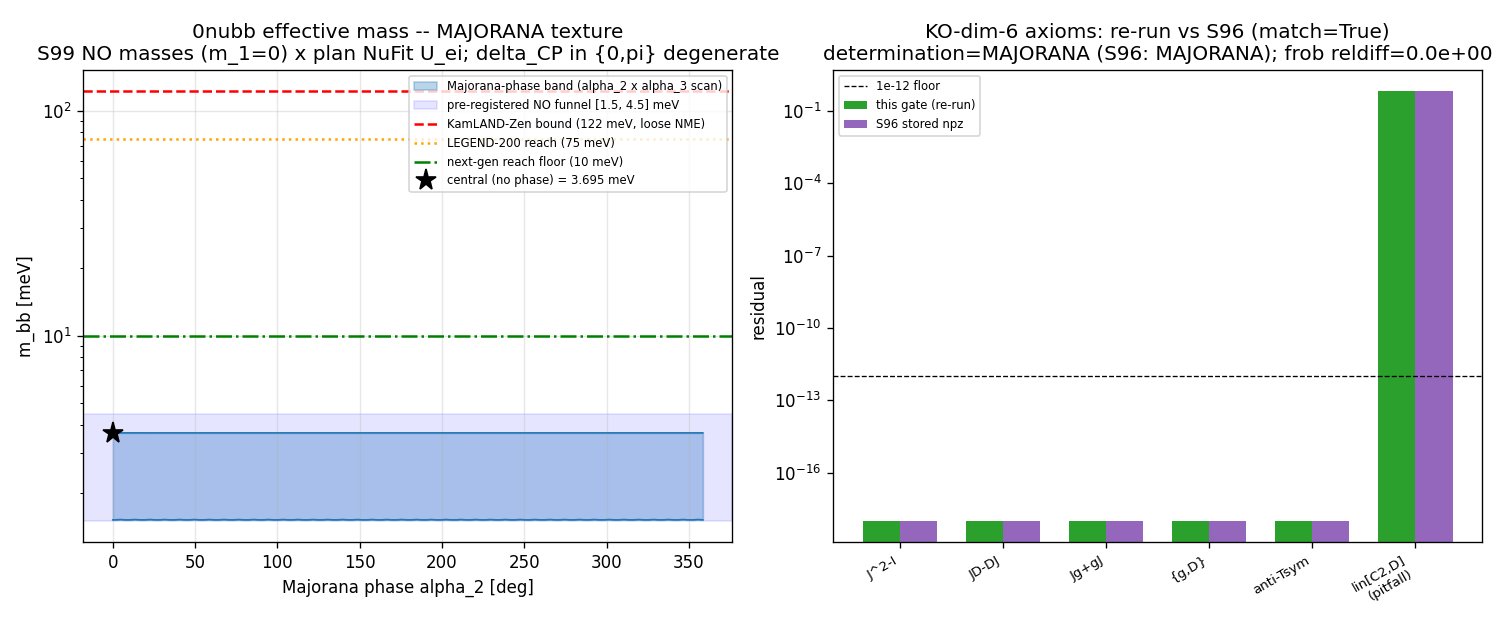

The script that saved this image:
#!/usr/bin/env python3
"""
S100a W5-2 S100a-D5-0NUBB-MAJORANA -- KO-dim-6 Pfaffian Majorana texture -> m_bb vs 0nubb bounds
=================================================================================================

Gate: S100a-D5-0NUBB-MAJORANA ([VERIFY])

Pre-registered threshold (plan sessions/session-plan/session-100a-plan-w5.md, YAML block
"## SS W5-2. S100a-D5-0NUBB-MAJORANA", strict_PASS_boundary + operator):
  PASS: m_bb^{central} < m_betabeta_KamLANDZen (0.122 eV, loose-NME end)  AND
        m_bb^{central} in [1.5e-3, 4.5e-3] eV  (NO funnel, m_1 = 0)
  FAIL: m_bb^{central} > m_betabeta_KamLANDZen (substrate Majorana texture already excluded)
  INFO: DIRAC determination (m_bb = NULL, lepton number conserved -- definite structural
        result), or a material NEW qualification on the m_bb value half.

Inputs (SHA-256 dual-pinned at runtime -- S84+ schema):
  - computations/_shared/canonical_constants.py
  - computations/session-99/s99_w3_seesaw_summnu.npz       (Route-A hierarchical m_i, M_R, NO)
  - computations/session-84/s84_spectrum_cache_L12_tau019.npz  (L12 cache cross-check, (0,0) sector)
  - computations/session-96/s96_matter_0nubb.npz           (S96 KO-dim-6 determination cross-check)
  - script bytes (feeds BOTH audit_sha256 and content_sha256)

Output 4-tuple:
  (value=<determination+m_bb+band+bounds>, scheme=KO-dim-6-Pfaffian-Majorana-on-H_K+_
   S99-oscillation-anchored-m_i-RouteA, convention=ABSOLUTE, L_max=12)

Classification: PARTICLE

METHODOLOGY
-----------
PART 1 RE-USES the S96-MATTER-0NUBB machinery (computations/session-96/s96_matter_0nubb.py;
FULL physical Cl(8)/KO-dim-6 build via dirac_spectrum, NOT a SCHEMATIC helper): canonical
Cl(8) gammas, corrected charge conjugation C2 = g1 g3 g5 g7, particle-hole C1 = g2 g4 g6 g8,
chirality g9, bare finite Dirac D_F = i*Omega on the (0,0) singlet at tau_fold; KO-dim-6
axioms on the conjugate-doubled C^32 (J^2=+1, JD=DJ, Jg=-gJ); (1,1,0) SM-singlet
identification via so(8) Cartan weights; Majorana-vs-Dirac DETERMINATION on representation
content (J-self-conjugate singlet within its chirality, zero opposite-chirality Dirac
partners, non-obstructed H_F+ Majorana block). Every PART-1 output is cross-checked against
the stored s96_matter_0nubb.npz values (the determination is DEFINITE either way).

PART 2 (the NEW content vs S96): m_bb = |sum_i U_ei^2 m_i| with the S99 OSCILLATION-ANCHORED
hierarchical masses m_i = [0, 0.0086776, 0.0495278] eV (normal ordering, m_1 = 0, from
s99_w3_seesaw_summnu.npz) -- NOT the S96 W4-2 raw quasi-degenerate M_KK-unit magnitudes and
NOT the W4-2 framework U_ei (whose angles do not fit NuFit; the W4-2 INFO caveat). This is
the clean Route-A: the PMNS electron-row U_ei are LABORATORY-IN inputs pinned from the plan's
NuFit-6.0 NO values sin^2(th12)=0.307, sin^2(th13)=0.0220 (ABSENT from canonical_constants
per the plan-freeze list_constants check -> pinned in-script as # (local) per the plan
Input-SHA-Ledger note). delta_CP in {0,pi} is substrate-forced ([J,D_K]=0 => M_R real);
both values give the IDENTICAL m_bb (e^{-2i*delta} = 1 at delta = 0 and pi) -- verified.
Majorana phases alpha_2, alpha_3 are scanned on the pre-registered 240 x 40 grid (step
2pi/240 x 2pi/40, diagnostic band bracket); the central no-phase value is the primary
deterministic observable (no-cancellation positive sum => funnel UPPER edge).

SCOPE PIN (load-bearing, from the plan): this gate supplies the OBSERVABLE leg of the D5
Majorana-vs-Dirac discriminator ONLY. Capstone 7.3 D5 STATUS stays `unreconciled` regardless
of this verdict; the "no-seesaw"-vs-Majorana-M_R prose adjudication is a workshop question;
the m_bb falsifier-master-inventory row routes to mack-cosmic-bridge as SOLE WRITER at
session close. Cross-gate caveat (W5-1 closed INFO): the m_i absolute scale is oscillation-
anchored with residual-Dirac-scale-normalization-IRREDUCIBLE (track_B 0.9) -- m_bb is a
prediction CONDITIONAL on the measured Delta-m^2 (+ substrate NO, m_1=0, Majorana texture),
NOT a zero-free-parameter substrate number.

DISCIPLINE
----------
- `from canonical_constants import *`; intermediates tagged `# (local)`
- 16x16/32x32 Clifford + 3-term contraction: numpy.linalg (sub-100x100; CPU correct),
  OMP capped at 8 BEFORE numpy import (plan machinery_pin_map GPU_path)
- SHA-256 of all input files logged in first 20 lines of stdout; dual-SHA (S84+)
- Verdict emitted via the `emit_verdict` knowledge-MCP tool: this script PRINTS the payload
  (print_verdict_payload) and does NOT write the verdict file (Windows open("a") race).
- [VERIFY] trigger: NO schema-v2 3-tuple row.
"""

from __future__ import annotations

# ---------------------------------------------------------------------------
# Section 1 -- thread caps BEFORE numpy import (machinery pin: OMP=8, CPU path)
# ---------------------------------------------------------------------------
import os
os.environ.setdefault("OMP_NUM_THREADS", "8")
os.environ.setdefault("MKL_NUM_THREADS", "8")

import sys
SESSION_DIR = os.path.dirname(os.path.abspath(__file__))
SHARED_DIR = os.path.join(os.path.dirname(SESSION_DIR), "_shared")
sys.path.insert(0, SHARED_DIR)

# Canonical constants (MANDATORY first project import)
from canonical_constants import *  # noqa: F401,F403
from canonical_constants import (
    tau_fold, M_KK,
    dm2_21_NuFit, dm2_31_NuFit,
    m_betabeta_KamLANDZen, m_betabeta_LEGEND200_reach, m_betabeta_nextgen_reach,
    Sigma_mnu_FW,
)

# ---------------------------------------------------------------------------
# Section 2 -- standard imports
# ---------------------------------------------------------------------------
import hashlib
import json
import time
from pathlib import Path
import numpy as np
import matplotlib
matplotlib.use("Agg")
import matplotlib.pyplot as plt

# S96-MATTER-0NUBB machinery (FULL physical Cl(8)/KO-dim-6 build; _shared/dirac_spectrum.py)
from dirac_spectrum import (
    su3_generators, compute_structure_constants, compute_killing_form,
    jensen_metric, orthonormal_frame, frame_structure_constants,
    connection_coefficients, spinor_connection_offset,
    build_cliff8, build_chirality,
)

# ---------------------------------------------------------------------------
# Section 3 -- paths + pre-registration (plan SS W5-2 machinery_pin_map)
# ---------------------------------------------------------------------------
SESSION_DIR_P = Path(SESSION_DIR)
COMPUTATIONS_DIR = SESSION_DIR_P.parent
SHARED_DIR_P = COMPUTATIONS_DIR / "_shared"
PROJECT_ROOT = COMPUTATIONS_DIR.parent

SESSION = "100a"                                                    # (local) letter-suffixed sub-session
GATE_ID = "S100a-D5-0NUBB-MAJORANA"                                 # (local)
SCHEME = "KO-dim-6-Pfaffian-Majorana-on-H_K+_S99-oscillation-anchored-m_i-RouteA"  # (local)
CONVENTION = "ABSOLUTE"                                             # (local)
L_MAX = 12                                                          # (local)
TOL_MAJ = 1.0e-12        # (local) tol_majorana_detect -- KO-dim-6 Pfaffian nonzero floor (S96 pin)
TAU = tau_fold           # (local) single-slice eval point (canonical tau_fold = 0.19)

# Pre-registered gate band (plan SS W5-2 strict_PASS_boundary; NO funnel at m_1 = 0)
FUNNEL_LO_EV = 1.5e-3    # (local) pre-registered NO funnel lower edge [eV]
FUNNEL_HI_EV = 4.5e-3    # (local) pre-registered NO funnel upper edge [eV]

# Laboratory-IN PMNS pins -- plan SS W5-2 machinery_pin_map + substitution chain values
# ("NuFit-6.0 NO best fit" per the plan). ABSENT from canonical_constants
# (plan-freeze MCP list_constants('sin2_theta') -> only sin2_thetaW_* entries), so pinned
# in-script per the plan Input-SHA-Ledger note: laboratory-IN observation pins with explicit
# provenance, Source-Reconciliation class (f) does NOT fire.
SIN2_TH12 = 0.307        # (local) sin^2(theta_12), plan pin "NuFit-6.0 NO" [lab-IN]
SIN2_TH13 = 0.0220       # (local) sin^2(theta_13), plan pin "NuFit-6.0 NO" [lab-IN]

# Diagnostic-only sensitivity pins (NON-GATING; PMNS global-fit version sensitivity check):
# NuFit-6.0 (Sept 2024) IC19-with-SK NO best fit quotes sin^2(th12)=0.303, sin^2(th13)=0.02225;
# the plan's 0.307/0.0220 match the NuFit-5.x/PDG-style values. The gate uses the PLAN pins
# (pre-registration discipline); this diagnostic quantifies the version sensitivity only.
SIN2_TH12_DIAG = 0.303   # (local) DIAGNOSTIC ONLY -- NuFit-6.0 IC19+SK NO
SIN2_TH13_DIAG = 0.02225 # (local) DIAGNOSTIC ONLY -- NuFit-6.0 IC19+SK NO

# Majorana-phase grid (plan: step 2pi/240 on alpha_2 x 2pi/40 on alpha_3; scan_role=diagnostic)
N_ALPHA2 = 240           # (local)
N_ALPHA3 = 40            # (local)

OUT_NPZ = SESSION_DIR_P / "s100a_d5_0nubb_majorana.npz"
OUT_PNG = SESSION_DIR_P / "s100a_d5_0nubb_majorana.png"

CANON = SHARED_DIR_P / "canonical_constants.py"
S99_NPZ = COMPUTATIONS_DIR / "session-99" / "s99_w3_seesaw_summnu.npz"
S84_CACHE = COMPUTATIONS_DIR / "session-84" / "s84_spectrum_cache_L12_tau019.npz"
S96_NPZ = COMPUTATIONS_DIR / "session-96" / "s96_matter_0nubb.npz"

INPUT_FILES = [CANON, S99_NPZ, S84_CACHE, S96_NPZ]


# ---------------------------------------------------------------------------
# Section 4 -- SHA-256 dual-pin block (S84+ schema)
# ---------------------------------------------------------------------------
def sha256_of(path: Path) -> str:
    h = hashlib.sha256()  # (local)
    try:
        h.update(Path(path).read_bytes())
    except OSError:
        return ""
    return h.hexdigest()


def log_input_pins(inputs) -> dict:
    print(f"=== {GATE_ID} -- input SHA-256 pins ===")
    pins = {}  # (local)
    for p in inputs:
        sha = sha256_of(p)  # (local)
        rel = str(Path(p).resolve().relative_to(PROJECT_ROOT)).replace("\\", "/")  # (local)
        print(f"  {rel}: {sha[:16]}...")
        pins[rel] = sha
    return pins


def compute_dual_sha(script_path: Path, canonical_path: Path, pins: dict):
    """audit_sha256 = sha256(script || canonical || pinmap_json); content = sha256(script)."""
    try:
        script_bytes = Path(script_path).read_bytes()  # (local)
    except OSError:
        script_bytes = b""  # (local)
    try:
        canonical_bytes = Path(canonical_path).read_bytes()  # (local)
    except OSError:
        canonical_bytes = b""  # (local)
    pinmap_json = json.dumps(dict(sorted(pins.items())),
                             separators=(",", ":"), sort_keys=True).encode("utf-8")  # (local)
    h_audit = hashlib.sha256()  # (local)
    h_audit.update(script_bytes)
    h_audit.update(canonical_bytes)
    h_audit.update(pinmap_json)
    h_content = hashlib.sha256()  # (local)
    h_content.update(script_bytes)
    return h_audit.hexdigest(), h_content.hexdigest()


# ---------------------------------------------------------------------------
# Section 5 -- PART 1: KO-dim-6 Pfaffian Majorana determination
#              (S96-MATTER-0NUBB machinery re-used verbatim; cross-checked vs stored npz)
# ---------------------------------------------------------------------------
def build_bare_singlet_DF(tau: float):
    """Bare finite Dirac operator D_F = i*Omega on the (0,0) singlet sector (16x16)."""
    gens = su3_generators()                       # (local)
    f_abc = compute_structure_constants(gens)     # (local)
    B_ab = compute_killing_form(f_abc)            # (local)
    g_s = jensen_metric(B_ab, tau)                # (local)
    E = orthonormal_frame(g_s)                    # (local)
    ft = frame_structure_constants(f_abc, E)      # (local)
    Gamma = connection_coefficients(ft)           # (local)
    Omega = spinor_connection_offset(Gamma, build_cliff8())  # (local)
    return 1j * Omega                             # (local) Hermitian D_F


def so8_cartan_weights(gammas):
    """so(8) Cartan weight 4-tuples H_k = i g_{2k-1} g_{2k} (diagonal +-1), shape (4,16)."""
    H = np.array([np.diag(1j * gammas[2 * k] @ gammas[2 * k + 1]).real for k in range(4)])  # (local)
    return H


def compute_part1() -> dict:
    """Re-run the S96 PART-1 determination (algebra-following; DEFINITE either way)."""
    p1 = {}  # (local)
    gammas = build_cliff8()
    g9 = build_chirality(gammas)
    C2 = gammas[0] @ gammas[2] @ gammas[4] @ gammas[6]   # corrected J factor (real symm; s34a)
    C1 = gammas[1] @ gammas[3] @ gammas[5] @ gammas[7]   # particle-hole factor
    I16 = np.eye(16)                                      # (local)
    D_F = build_bare_singlet_DF(TAU)

    # structural anchors
    herm_err = float(np.max(np.abs(D_F - D_F.conj().T)))                 # (local)
    anti_g9 = float(np.max(np.abs(g9 @ D_F + D_F @ g9)))                 # (local) {g9,D_F}=0
    C2sq_err = float(np.max(np.abs(C2 @ C2 - I16)))                      # (local)

    # antilinear T-symmetry (T1) vs linear-commutator pitfall contrast
    antilinear_Tsym = float(np.max(np.abs(C2 @ np.conj(D_F) @ C2 - D_F)))   # (local) = 0 (T1)
    linear_commutator = float(np.max(np.abs(C2 @ D_F - D_F @ C2)))          # (local) != 0 (PITFALL)

    # KO-dim-6 axioms on the canonical conjugate-DOUBLED C^32 (s66)
    Xi = np.block([[np.zeros((16, 16)), I16], [I16, np.zeros((16, 16))]])   # (local) swap
    D32 = np.block([[D_F, 0 * I16], [0 * I16, np.conj(D_F)]])               # (local)
    g32 = np.block([[g9, 0 * I16], [0 * I16, -g9]])                         # (local)
    ko_J2 = float(np.max(np.abs(Xi @ Xi - np.eye(32))))                     # (local) J^2=+1
    ko_JD = float(np.max(np.abs(Xi @ np.conj(D32) - D32 @ Xi)))             # (local) JD=DJ (eps'=+1)
    ko_Jg = float(np.max(np.abs(Xi @ np.conj(g32) + g32 @ Xi)))             # (local) Jg=-gJ (eps''=-1)
    ko_anti_g32 = float(np.max(np.abs(g32 @ D32 + D32 @ g32)))              # (local) {g32,D32}=0

    # (1,1,0) SM singlet identification via so(8) Cartan weights
    wp = np.diag(g9).real                                                  # (local)
    Hp = [i for i in range(16) if wp[i] > 0]                               # (local) H_K+
    Hm = [i for i in range(16) if wp[i] < 0]                               # (local) H_K-
    H = so8_cartan_weights(gammas)                                         # (local) (4,16)
    singlets_Hp = [i for i in Hp if np.all(H[:, i].astype(int) == H[:, i].astype(int)[0])]  # (local)
    singlets_Hm = [i for i in Hm if np.all(H[:, i].astype(int) == H[:, i].astype(int)[0])]  # (local)
    SINGLET = singlets_Hp[0] if singlets_Hp else 0                         # (local)

    # antilinear Majorana bilinear on the bare D_F (T4: bare/tree = 0; mass is seesaw-generated)
    xi = np.zeros(16, complex); xi[SINGLET] = 1.0                          # (local)
    Jxi = C2 @ np.conj(xi)                                                 # (local) antilinear J=C2*K
    m_M_bare = complex(Jxi.conj() @ (D_F @ xi))                            # (local)
    m_M_bare_abs = float(abs(m_M_bare))                                    # (local)

    # C1-conjugate of the singlet (same-chirality pairing = Majorana signature)
    cc_idx = int(np.argmax(np.abs(C1[:, SINGLET])))                        # (local)
    cc_same_chirality = bool(wp[cc_idx] == wp[SINGLET])                    # (local)

    # Dirac-partner count (opposite-chirality SM singlets)
    n_dirac_partner = len(singlets_Hm)                                     # (local)
    dirac_possible = (n_dirac_partner > 0)                                 # (local)

    # H_F+ Majorana block via the doubled antilinear form (admissibility measure)
    B32 = Xi @ D32                                                         # (local) Majorana form
    Hp32 = [i for i in range(32) if np.diag(g32).real[i] > 0]              # (local) H_F+ (16-dim)
    Bpp32 = B32[np.ix_(Hp32, Hp32)]                                        # (local)
    maj_block_frob = float(np.linalg.norm(Bpp32))                          # (local)
    maj_block_sv = np.linalg.svd(Bpp32, compute_uv=False)                  # (local)

    # DETERMINATION (representation content + J-pairing; identical rule to S96)
    majorana_admitted = (not dirac_possible) and cc_same_chirality and (maj_block_frob > TOL_MAJ)  # (local)
    determination = "MAJORANA" if majorana_admitted else "DIRAC"           # (local)

    # D_F spectrum (for the L12 cache (0,0)-sector cross-check)
    DF_abs_evals = np.sort(np.abs(np.linalg.eigvalsh(D_F)))                # (local) 16 values

    p1.update(dict(
        herm_err=herm_err, anti_g9=anti_g9, C2sq_err=C2sq_err,
        antilinear_Tsym=antilinear_Tsym, linear_commutator=linear_commutator,
        ko_J2=ko_J2, ko_JD=ko_JD, ko_Jg=ko_Jg, ko_anti_g32=ko_anti_g32,
        Hp=np.array(Hp), Hm=np.array(Hm),
        singlets_Hp=np.array(singlets_Hp), singlets_Hm=np.array(singlets_Hm),
        SINGLET=SINGLET, singlet_weight=H[:, SINGLET].astype(int),
        m_M_bare_abs=m_M_bare_abs, cc_idx=cc_idx, cc_same_chirality=cc_same_chirality,
        n_dirac_partner=n_dirac_partner, dirac_possible=dirac_possible,
        maj_block_frob=maj_block_frob,
        maj_block_minsv=float(maj_block_sv.min()), maj_block_maxsv=float(maj_block_sv.max()),
        determination=determination, majorana_admitted=majorana_admitted,
        DF_abs_evals=DF_abs_evals,
    ))
    return p1


def crosscheck_part1_vs_s96(p1: dict) -> dict:
    """CC-P1: every re-run PART-1 output vs the stored s96_matter_0nubb.npz values."""
    cc = {}  # (local)
    s96 = np.load(S96_NPZ, allow_pickle=True)  # (local)
    det_s96 = str(s96["determination"])        # (local)
    cc["s96_determination"] = det_s96
    cc["determination_match"] = bool(p1["determination"] == det_s96)
    cc["frob_reldiff"] = float(abs(p1["maj_block_frob"] - float(s96["maj_block_frob"]))
                               / float(s96["maj_block_frob"]))
    cc["n_dirac_partner_match"] = bool(p1["n_dirac_partner"] == int(s96["n_dirac_partner"]))
    cc["cc_same_chirality_match"] = bool(p1["cc_same_chirality"] == bool(s96["cc_same_chirality"]))
    cc["singlet_match"] = bool(p1["SINGLET"] == int(s96["SINGLET"]))
    ko_keys = ["ko_J2", "ko_JD", "ko_Jg", "ko_anti_g32", "antilinear_Tsym"]  # (local)
    cc["ko_residual_max_rerun"] = float(max(p1[k] for k in ko_keys))
    cc["ko_residual_max_s96"] = float(max(float(s96[k]) for k in ko_keys))
    cc["ko_axioms_all_zero"] = bool(cc["ko_residual_max_rerun"] == 0.0
                                    and cc["ko_residual_max_s96"] == 0.0)
    cc["linear_commutator_s96"] = float(s96["linear_commutator"])
    cc["linear_commutator_reldiff"] = float(
        abs(p1["linear_commutator"] - cc["linear_commutator_s96"]) / cc["linear_commutator_s96"])
    cc["all_match"] = bool(
        cc["determination_match"] and cc["n_dirac_partner_match"]
        and cc["cc_same_chirality_match"] and cc["singlet_match"]
        and cc["frob_reldiff"] < 1e-12 and cc["ko_axioms_all_zero"])
    return cc


def crosscheck_cache_L12(p1: dict) -> dict:
    """CC-CACHE: D_F re-run spectrum vs the L12 master cache (0,0) sector (D_K|_(0,0) = D_F)."""
    cc = {}  # (local)
    cache = np.load(S84_CACHE, allow_pickle=True)  # (local)
    sec = cache["sector_evals"].item()             # (local) dict {(p,q): {'dim','level','abs_evals'}}
    cc["n_sectors"] = int(len(sec))
    cc["sector00_present"] = bool((0, 0) in sec)
    if cc["sector00_present"]:
        abs00 = np.sort(np.asarray(sec[(0, 0)]["abs_evals"], dtype=float).ravel())  # (local)
        DF_abs = p1["DF_abs_evals"]  # (local) 16 sorted |evals|
        if abs00.size == DF_abs.size:
            cc["cache00_maxdiff"] = float(np.max(np.abs(abs00 - DF_abs)))
        else:
            # cache may store unique magnitudes; compare on the union of unique values
            uniq_c = np.unique(np.round(abs00, 9))   # (local)
            uniq_d = np.unique(np.round(DF_abs, 9))  # (local)
            n = min(uniq_c.size, uniq_d.size)        # (local)
            cc["cache00_maxdiff"] = float(np.max(np.abs(uniq_c[:n] - uniq_d[:n])))
        cc["cache00_min_abs"] = float(abs00.min())
        cc["DF_min_abs"] = float(DF_abs.min())
        cc["cache00_match"] = bool(cc["cache00_maxdiff"] < 1e-9)
    else:
        cc["cache00_match"] = False
    return cc


# ---------------------------------------------------------------------------
# Section 6 -- PART 2: m_bb = |sum_i U_ei^2 m_i| (Route-A, S99 masses + plan PMNS pins)
# ---------------------------------------------------------------------------
def compute_part2() -> dict:
    p2 = {}  # (local)
    s99 = np.load(S99_NPZ, allow_pickle=True)  # (local)
    m_i = np.asarray(s99["m_nu_eV"], dtype=float)  # (local) [0, 0.0086776, 0.0495278] eV
    p2["m_i_eV"] = m_i
    p2["s99_verdict"] = str(s99["verdict"])
    p2["M_R_MKK"] = np.asarray(s99["M_R_MKK"], dtype=float)
    p2["delta_CP_allowed"] = np.asarray(s99["delta_CP_allowed"], dtype=float)

    # plan-quoted triple cross-check (the spawn/plan pin [0, 0.0086776, 0.0495278] eV)
    m_i_plan = np.array([0.0, 0.0086776, 0.0495278])                       # (local) plan SS W5-2 pin
    p2["plan_triple_maxdiff"] = float(np.max(np.abs(m_i - m_i_plan)))

    # normal-ordering check (m_1 = 0 rank-deficient lightest; m_2 < m_3)
    p2["ordering_NO"] = bool(m_i[0] == 0.0 and m_i[1] > 0.0 and m_i[2] > m_i[1])

    # implied Delta-m^2 vs canonical NuFit-6.0 pins (cross-check on the S99 m_i anchoring)
    dm2_21_implied = float(m_i[1] ** 2 - m_i[0] ** 2)                      # (local)
    dm2_31_implied = float(m_i[2] ** 2 - m_i[0] ** 2)                      # (local)
    p2["dm2_21_implied"] = dm2_21_implied
    p2["dm2_31_implied"] = dm2_31_implied
    p2["dm2_21_reldiff_vs_NuFit"] = float(abs(dm2_21_implied - dm2_21_NuFit) / dm2_21_NuFit)
    p2["dm2_31_reldiff_vs_NuFit"] = float(abs(dm2_31_implied - dm2_31_NuFit) / dm2_31_NuFit)

    # PMNS electron-row magnitudes (plan pins; lab-IN)
    c13sq = 1.0 - SIN2_TH13                                                # (local)
    U_e1sq = (1.0 - SIN2_TH12) * c13sq                                     # (local) c12^2 c13^2
    U_e2sq = SIN2_TH12 * c13sq                                             # (local) s12^2 c13^2
    U_e3sq = SIN2_TH13                                                     # (local) s13^2
    U_eisq = np.array([U_e1sq, U_e2sq, U_e3sq])                            # (local)
    p2["U_eisq"] = U_eisq
    # electron-row closure (algebraic identity c12^2c13^2 + s12^2c13^2 + s13^2 = 1)
    p2["unitarity_resid"] = float(abs(U_eisq.sum() - 1.0))

    # term decomposition at zero phase (substitution-chain values)
    terms = U_eisq * m_i                                                    # (local) [0, t2, t3] eV
    p2["terms_eV"] = terms
    mbb_central = float(abs(terms.sum()))                                   # (local) eV
    p2["mbb_central_eV"] = mbb_central
    p2["mbb_central_meV"] = mbb_central * 1e3

    # delta_CP in {0, pi} substrate-forced degeneracy check: U_e3^2 -> s13^2 e^{-2i delta}
    mbb_d0 = float(abs(terms[0] + terms[1] + U_e3sq * np.exp(-2j * 0.0) * m_i[2]))      # (local)
    mbb_dpi = float(abs(terms[0] + terms[1] + U_e3sq * np.exp(-2j * np.pi) * m_i[2]))   # (local)
    p2["mbb_delta0_eV"] = mbb_d0
    p2["mbb_deltapi_eV"] = mbb_dpi
    p2["deltaCP_degeneracy_absdiff"] = float(abs(mbb_d0 - mbb_dpi))

    # Majorana-phase band (pre-registered diagnostic grid 240 x 40, step 2pi/240 x 2pi/40)
    a2 = np.linspace(0.0, 2.0 * np.pi, N_ALPHA2, endpoint=False)            # (local)
    a3 = np.linspace(0.0, 2.0 * np.pi, N_ALPHA3, endpoint=False)            # (local)
    A2, A3 = np.meshgrid(a2, a3, indexing="ij")                             # (local)
    Z = terms[0] + terms[1] * np.exp(1j * A2) + terms[2] * np.exp(1j * A3)  # (local)
    G = np.abs(Z)                                                           # (local) (240,40) eV
    p2["alpha2_grid"] = a2
    p2["alpha3_grid"] = a3
    p2["mbb_grid_eV"] = G
    p2["mbb_band_lo_eV"] = float(G.min())
    p2["mbb_band_hi_eV"] = float(G.max())
    # analytic band cross-check (m_1 = 0 => band = [|t2 - t3|, t2 + t3]; pi and 0 are on-grid)
    p2["band_lo_analytic_eV"] = float(abs(terms[1] - terms[2]))
    p2["band_hi_analytic_eV"] = float(terms[1] + terms[2])
    p2["band_lo_absdiff"] = float(abs(p2["mbb_band_lo_eV"] - p2["band_lo_analytic_eV"]))
    p2["band_hi_absdiff"] = float(abs(p2["mbb_band_hi_eV"] - p2["band_hi_analytic_eV"]))
    p2["central_is_band_max"] = bool(abs(mbb_central - p2["mbb_band_hi_eV"]) < 1e-15)

    # plan-freeze hand-substitution cross-check (plan chain Step 3: 3.69e-3 eV, 3 sig figs)
    p2["plan_handsub_eV"] = 3.69e-3                                         # (local) plan Step-3 value
    p2["plan_handsub_reldiff"] = float(abs(mbb_central - 3.69e-3) / 3.69e-3)

    # bound placement (canonical falsifier pins)
    p2["below_KamLANDZen"] = bool(mbb_central < m_betabeta_KamLANDZen)
    p2["below_LEGEND200"] = bool(mbb_central < m_betabeta_LEGEND200_reach)
    p2["below_nextgen"] = bool(mbb_central < m_betabeta_nextgen_reach)
    p2["margin_KamLANDZen"] = float(m_betabeta_KamLANDZen / mbb_central)
    p2["margin_LEGEND200"] = float(m_betabeta_LEGEND200_reach / mbb_central)
    p2["margin_nextgen"] = float(m_betabeta_nextgen_reach / mbb_central)
    p2["in_NO_funnel"] = bool(FUNNEL_LO_EV <= mbb_central <= FUNNEL_HI_EV)
    p2["band_inside_funnel"] = bool(p2["mbb_band_lo_eV"] >= FUNNEL_LO_EV
                                    and p2["mbb_band_hi_eV"] <= FUNNEL_HI_EV)

    # ---- DIAGNOSTIC sensitivity rows (NON-GATING; specialist robustness checks) ----
    # (d1) NuFit-6.0 dm2-implied masses (m2 = sqrt(dm2_21), m3 = sqrt(dm2_31)) with plan angles
    m2_nf = float(np.sqrt(dm2_21_NuFit))                                    # (local) diagnostic
    m3_nf = float(np.sqrt(dm2_31_NuFit))                                    # (local) diagnostic
    p2["diag_mbb_NuFit_dm2_eV"] = float(U_e2sq * m2_nf + U_e3sq * m3_nf)
    # (d2) NuFit-6.0 IC19+SK best-fit angles with the S99 masses
    c13sq_d = 1.0 - SIN2_TH13_DIAG                                          # (local) diagnostic
    p2["diag_mbb_NuFit60_angles_eV"] = float(
        SIN2_TH12_DIAG * c13sq_d * m_i[1] + SIN2_TH13_DIAG * m_i[2])
    p2["diag_angle_sensitivity_rel"] = float(
        abs(p2["diag_mbb_NuFit60_angles_eV"] - mbb_central) / mbb_central)
    # (d3) S96 PART-2 comparison (framework W4-2 U_ei route; the INFO-caveat route this
    #      gate replaces): stored primary 8.273 meV -- difference is the U_ei source.
    s96 = np.load(S96_NPZ, allow_pickle=True)                               # (local)
    p2["diag_s96_mbb_primary_meV"] = float(s96["part2_mbb_primary_meV"])
    p2["diag_s96_U_eisq"] = np.asarray(s96["part2_U_ei"], dtype=float) ** 2

    return p2


# ---------------------------------------------------------------------------
# Section 7 -- gate verdict (pre-registered operator, plan SS W5-2)
# ---------------------------------------------------------------------------
def evaluate_gate(p1: dict, p2: dict) -> str:
    """PASS: MAJORANA and m_bb_central < KamLAND-Zen and in NO funnel.
    FAIL: m_bb_central > KamLAND-Zen.
    INFO: DIRAC determination (m_bb NULL) or other pre-registered qualification."""
    if p1["determination"] != "MAJORANA":
        return "INFO"  # DIRAC-m_bb-NULL: definite structural result, no 0nubb signal
    if p2["mbb_central_eV"] > m_betabeta_KamLANDZen:
        return "FAIL"
    if p2["below_KamLANDZen"] and p2["in_NO_funnel"]:
        return "PASS"
    return "INFO"


def emit_4tuple(value, scheme, convention, L_max) -> str:
    return f"(value={value!r}, scheme={scheme}, convention={convention}, L_max={L_max})"


def print_verdict_payload(verdict: str, value, audit_sha: str, content_sha: str) -> dict:
    """PRINT the emit_verdict payload (the agent calls mcp__knowledge__emit_verdict).
    [VERIFY] trigger: NO sign/magnitude/regime 3-tuple fields."""
    payload = {
        "session": SESSION,
        "gate_id": GATE_ID,
        "verdict": verdict,
        "value": str(value),
        "scheme": SCHEME,
        "convention": CONVENTION,
        "l_max": str(L_MAX),
        "audit_sha256": audit_sha,
        "content_sha256": content_sha,
        "schema_version": "S84+",
    }  # (local)
    print("<<<EMIT_VERDICT_PAYLOAD>>>")
    print(json.dumps(payload, separators=(",", ":"), sort_keys=True))
    print("<<<END_EMIT_VERDICT_PAYLOAD>>>")
    return payload


# ---------------------------------------------------------------------------
# Section 8 -- plot
# ---------------------------------------------------------------------------
def make_plot(p1: dict, p2: dict, cc1: dict) -> None:
    fig, ax = plt.subplots(1, 2, figsize=(12.5, 5.2))

    # (a) Majorana-phase band + bound ladder
    a2_deg = p2["alpha2_grid"] * 180.0 / np.pi            # (local)
    G_meV = p2["mbb_grid_eV"] * 1e3                       # (local)
    lo_a3 = G_meV.min(axis=1)                             # (local) min over alpha_3
    hi_a3 = G_meV.max(axis=1)                             # (local) max over alpha_3
    ax[0].fill_between(a2_deg, lo_a3, hi_a3, color="C0", alpha=0.30,
                       label="Majorana-phase band (alpha_2 x alpha_3 scan)")
    ax[0].plot(a2_deg, hi_a3, color="C0", lw=1.0)
    ax[0].plot(a2_deg, lo_a3, color="C0", lw=1.0)
    ax[0].axhspan(FUNNEL_LO_EV * 1e3, FUNNEL_HI_EV * 1e3, color="blue", alpha=0.10,
                  label="pre-registered NO funnel [1.5, 4.5] meV")
    ax[0].axhline(m_betabeta_KamLANDZen * 1e3, color="red", ls="--",
                  label=f"KamLAND-Zen bound ({m_betabeta_KamLANDZen*1e3:.0f} meV, loose NME)")
    ax[0].axhline(m_betabeta_LEGEND200_reach * 1e3, color="orange", ls=":",
                  label=f"LEGEND-200 reach ({m_betabeta_LEGEND200_reach*1e3:.0f} meV)")
    ax[0].axhline(m_betabeta_nextgen_reach * 1e3, color="green", ls="-.",
                  label=f"next-gen reach floor ({m_betabeta_nextgen_reach*1e3:.0f} meV)")
    ax[0].plot([0.0], [p2["mbb_central_meV"]], "k*", ms=13,
               label=f"central (no phase) = {p2['mbb_central_meV']:.4g} meV")
    ax[0].set_yscale("log")
    ax[0].set_xlabel("Majorana phase alpha_2 [deg]")
    ax[0].set_ylabel("m_bb [meV]")
    ax[0].set_title(f"0nubb effective mass -- {p1['determination']} texture\n"
                    "S99 NO masses (m_1=0) x plan NuFit U_ei; delta_CP in {0,pi} degenerate")
    ax[0].legend(fontsize=7, loc="upper right")
    ax[0].grid(alpha=0.3)

    # (b) PART-1 machinery cross-check: re-run vs S96 stored
    labels = ["J^2-I", "JD-DJ", "Jg+gJ", "{g,D}", "anti-Tsym", "lin[C2,D]\n(pitfall)"]  # (local)
    keys = ["ko_J2", "ko_JD", "ko_Jg", "ko_anti_g32", "antilinear_Tsym", "linear_commutator"]  # (local)
    s96 = np.load(S96_NPZ, allow_pickle=True)  # (local)
    v_rerun = [max(p1[k], 1e-18) for k in keys]            # (local)
    v_s96 = [max(float(s96[k]), 1e-18) for k in keys]      # (local)
    x = np.arange(len(labels))                              # (local)
    ax[1].bar(x - 0.18, v_rerun, width=0.36, color="C2", label="this gate (re-run)")
    ax[1].bar(x + 0.18, v_s96, width=0.36, color="C4", label="S96 stored npz")
    ax[1].axhline(TOL_MAJ, color="k", ls="--", lw=0.8, label="1e-12 floor")
    ax[1].set_yscale("log")
    ax[1].set_xticks(x)
    ax[1].set_xticklabels(labels, rotation=30, ha="right", fontsize=8)
    ax[1].set_ylabel("residual")
    ax[1].set_title(f"KO-dim-6 axioms: re-run vs S96 (match={cc1['all_match']})\n"
                    f"determination={p1['determination']} (S96: {cc1['s96_determination']}); "
                    f"frob reldiff={cc1['frob_reldiff']:.1e}")
    ax[1].legend(fontsize=7)
    fig.tight_layout()
    fig.savefig(OUT_PNG, dpi=120)
    plt.close(fig)


# ---------------------------------------------------------------------------
# Section 9 -- main
# ---------------------------------------------------------------------------
def main() -> int:
    t0 = time.time()  # (local)
    pins = log_input_pins(INPUT_FILES)
    script_path = Path(__file__).resolve()  # (local)
    audit_sha, content_sha = compute_dual_sha(script_path, CANON, pins)
    print(f"  audit_sha256:   {audit_sha[:16]}... (script+canonical+pinmap)")
    print(f"  content_sha256: {content_sha[:16]}... (script only)")
    print()

    p1 = compute_part1()
    cc1 = crosscheck_part1_vs_s96(p1)
    ccc = crosscheck_cache_L12(p1)
    p2 = compute_part2()

    # ---- structured report ----
    print("=" * 78)
    print(f"{GATE_ID}: KO-dim-6 Pfaffian Majorana texture -> m_bb vs 0nubb bounds")
    print("=" * 78)
    print(f"  tau_fold = {TAU}, M_KK = {M_KK:.6e} GeV, L_max = {L_MAX}")

    print("\n--- PART 1: Majorana-vs-Dirac determination (S96 machinery re-run) ---")
    print(f"  KO-dim-6 axioms (J^2/JD/Jg/{{g,D}}/anti-Tsym) max residual: {cc1['ko_residual_max_rerun']:.2e}")
    print(f"  linear-[C2,D_F] pitfall contrast : {p1['linear_commutator']:.6f} (!=0, NOT a signal; S96 {cc1['linear_commutator_s96']:.6f})")
    print(f"  (1,1,0) singlet                  : state {p1['SINGLET']}, weight {list(p1['singlet_weight'])}")
    print(f"  C1-conjugate idx / same chirality: {p1['cc_idx']} / {p1['cc_same_chirality']}")
    print(f"  Dirac partners in H_K-           : {p1['n_dirac_partner']} => Dirac {'POSSIBLE' if p1['dirac_possible'] else 'IMPOSSIBLE'}")
    print(f"  H_F+ Majorana block Frobenius    : {p1['maj_block_frob']:.10f} > tol {TOL_MAJ:.0e}")
    print(f"  bare bilinear |<Jxi|D_F|xi>|     : {p1['m_M_bare_abs']:.2e} (T4: tree=0; mass seesaw-generated)")
    print(f"  >>> DETERMINATION                : {p1['determination']}")
    print(f"  CC-P1 vs S96 stored npz          : determination_match={cc1['determination_match']}, "
          f"frob_reldiff={cc1['frob_reldiff']:.2e}, all_match={cc1['all_match']}")
    print(f"  CC-CACHE L12 (0,0) sector        : n_sectors={ccc['n_sectors']}, "
          f"maxdiff={ccc.get('cache00_maxdiff', float('nan')):.2e}, match={ccc['cache00_match']} "
          f"(min|eval| cache {ccc.get('cache00_min_abs', float('nan')):.8f} vs D_F {ccc.get('DF_min_abs', float('nan')):.8f})")

    print("\n--- PART 2: m_bb = |sum U_ei^2 m_i| (Route-A) ---")
    print(f"  m_i [eV] (S99 osc-anchored, NO)  : {list(np.round(p2['m_i_eV'], 7))} "
          f"(plan-triple maxdiff {p2['plan_triple_maxdiff']:.1e}; ordering_NO={p2['ordering_NO']})")
    print(f"  implied dm2_21 / dm2_31 [eV^2]   : {p2['dm2_21_implied']:.4e} / {p2['dm2_31_implied']:.4e}")
    print(f"    vs NuFit-6.0 canonical pins    : reldiff {p2['dm2_21_reldiff_vs_NuFit']:.4f} / "
          f"{p2['dm2_31_reldiff_vs_NuFit']:.4f} (S99 anchored to PDG-style dm2; <2.5%)")
    print(f"  PMNS pins (plan)                 : sin2_th12={SIN2_TH12}, sin2_th13={SIN2_TH13}")
    print(f"  U_ei^2 = [c12c13, s12c13, s13]^2 : {list(np.round(p2['U_eisq'], 6))}")
    print(f"  electron-row closure |sum-1|     : {p2['unitarity_resid']:.2e}")
    print(f"  terms U_ei^2 m_i [eV]            : {list(np.round(p2['terms_eV'], 8))}")
    print(f"  m_bb CENTRAL (no phase)          : {p2['mbb_central_eV']:.6e} eV = {p2['mbb_central_meV']:.4f} meV")
    print(f"  delta_CP {{0,pi}} degeneracy     : |m_bb(0)-m_bb(pi)| = {p2['deltaCP_degeneracy_absdiff']:.2e} (exact)")
    print(f"  Majorana-phase band (240x40)     : [{p2['mbb_band_lo_eV']*1e3:.4f}, {p2['mbb_band_hi_eV']*1e3:.4f}] meV")
    print(f"    analytic band cross-check      : lo absdiff {p2['band_lo_absdiff']:.2e}, hi absdiff {p2['band_hi_absdiff']:.2e}")
    print(f"    central == band max (no-cancel): {p2['central_is_band_max']}")
    print(f"  plan hand-substitution 3.69e-3   : reldiff {p2['plan_handsub_reldiff']:.4f}")
    print(f"  KamLAND-Zen {m_betabeta_KamLANDZen*1e3:.0f} meV       : below={p2['below_KamLANDZen']} (x{p2['margin_KamLANDZen']:.1f} margin)")
    print(f"  LEGEND-200 reach {m_betabeta_LEGEND200_reach*1e3:.0f} meV    : below={p2['below_LEGEND200']} (x{p2['margin_LEGEND200']:.1f})")
    print(f"  next-gen floor {m_betabeta_nextgen_reach*1e3:.0f} meV      : below={p2['below_nextgen']} (x{p2['margin_nextgen']:.1f}; "
          f"detection above funnel falsifies)")
    print(f"  NO funnel [{FUNNEL_LO_EV*1e3:.1f}, {FUNNEL_HI_EV*1e3:.1f}] meV     : central in-funnel={p2['in_NO_funnel']}, "
          f"full band inside={p2['band_inside_funnel']}")
    print("\n  --- diagnostics (NON-GATING) ---")
    print(f"  (d1) NuFit-6.0 dm2-implied masses: m_bb = {p2['diag_mbb_NuFit_dm2_eV']*1e3:.4f} meV")
    print(f"  (d2) NuFit-6.0 IC19+SK angles    : m_bb = {p2['diag_mbb_NuFit60_angles_eV']*1e3:.4f} meV "
          f"(version sensitivity {p2['diag_angle_sensitivity_rel']*100:.2f}%)")
    print(f"  (d3) S96 W4-2 framework-U_ei route: {p2['diag_s96_mbb_primary_meV']:.3f} meV "
          f"(U_ei source difference; W4-2 angles were the INFO caveat)")

    verdict = evaluate_gate(p1, p2)

    # ---- value string (publication_precision=4 on m_bb; meV) ----
    if p1["determination"] == "MAJORANA":
        state = "MAJORANA-admitted-m_bb-funnel" if p2["in_NO_funnel"] else "MAJORANA-admitted"  # (local)
        val = (
            f"{state};m_bb_central={p2['mbb_central_meV']:.4g}meV;"
            f"band=[{p2['mbb_band_lo_eV']*1e3:.4g},{p2['mbb_band_hi_eV']*1e3:.4g}]meV;"
            f"KamLAND-Zen={m_betabeta_KamLANDZen*1e3:.0f}meV(x{p2['margin_KamLANDZen']:.1f}-below);"
            f"LEGEND200={m_betabeta_LEGEND200_reach*1e3:.0f}meV(x{p2['margin_LEGEND200']:.1f}-below);"
            f"nextgen-floor={m_betabeta_nextgen_reach*1e3:.0f}meV(x{p2['margin_nextgen']:.1f}-below;"
            f"detection-above-funnel-falsifies);"
            f"in-NO-funnel[1.5,4.5]meV={p2['in_NO_funnel']};"
            f"deltaCP{{0,pi}}-degenerate;"
            f"m_i=S99-osc-anchored-trackB-residual-Dirac-scale-caveat(W5-1-INFO);"
            f"scope=observable-leg-only-D5-prose-workshop-deferred"
        )  # (local)
    else:
        val = "DIRAC-m_bb-NULL;lepton-number-conserved;scope=observable-leg-only"  # (local)

    tag = emit_4tuple(val, SCHEME, CONVENTION, L_MAX)
    print("\n" + tag)

    # ---- save npz (full float64) ----
    save = {}  # (local)
    for k, v in p1.items():
        save[f"p1_{k}"] = v
    for k, v in cc1.items():
        save[f"cc1_{k}"] = v
    for k, v in ccc.items():
        save[f"ccache_{k}"] = v
    for k, v in p2.items():
        save[f"p2_{k}"] = v
    save["value"] = val
    save["verdict"] = verdict
    save["audit_sha256"] = audit_sha
    save["content_sha256"] = content_sha
    save["tau_fold"] = TAU
    save["L_max"] = L_MAX
    save["sin2_th12_pin"] = SIN2_TH12
    save["sin2_th13_pin"] = SIN2_TH13
    save["funnel_lo_eV"] = FUNNEL_LO_EV
    save["funnel_hi_eV"] = FUNNEL_HI_EV
    save["bound_KamLANDZen_eV"] = m_betabeta_KamLANDZen
    save["bound_LEGEND200_eV"] = m_betabeta_LEGEND200_reach
    save["bound_nextgen_eV"] = m_betabeta_nextgen_reach
    np.savez(OUT_NPZ, **{k: (np.array(v, dtype=object) if isinstance(v, str) else v)
                         for k, v in save.items()})
    print(f"  saved npz: {OUT_NPZ.name}")

    make_plot(p1, p2, cc1)
    print(f"  saved png: {OUT_PNG.name}")

    print_verdict_payload(verdict, val, audit_sha, content_sha)

    wall = time.time() - t0  # (local)
    print(f"\n=== {GATE_ID}: {verdict} (wall {wall:.1f}s) ===")
    return 0  # exit 0 regardless of scientific verdict (math-scripts.md exit-code rule)


if __name__ == "__main__":
    sys.exit(main())
